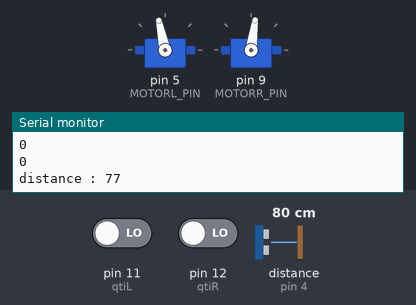
Recording of a sketch running on a simulated Arduino Uno, built with avr-gcc and run on an emulated ATmega328P. On the bench: 2 × servo, the last lines printed to the serial monitor. Wiring (inferred from the names in the program): ultrasonic range finder: trigger pin 3; echo pin 4. The inputs (shaded band) are chosen by the test bench; at power-on: distance to the obstacle (sensor on pin 4) 80 cm, pin 11 (qtiL) LOW, pin 12 (qtiR) LOW. The echo pulse lasts 58.3 µs per cm.

Above: at 1.2 s.
1.3 s: distance to the obstacle (sensor on pin 4) set to 10 cm
4.3 s: distance to the obstacle (sensor on pin 4) set to 7 cm
At 5.4 s:
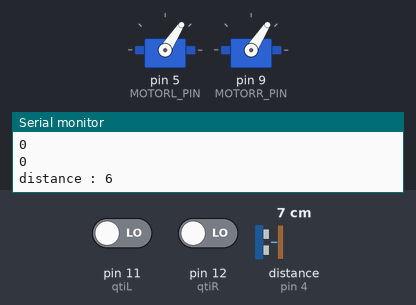
5.8 s: distance to the obstacle (sensor on pin 4) set to 3 cm
At 7.2 s:
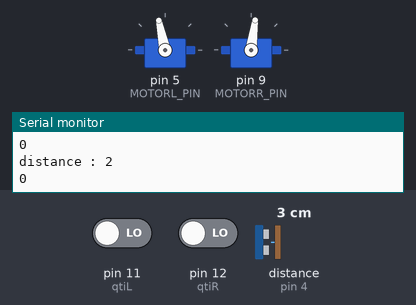
7.5 s: pin 11 (qtiL) driven HIGH
At 8.7 s:
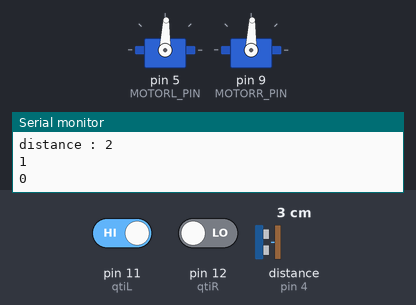
9.0 s: pin 12 (qtiR) driven HIGH
At 9.9 s:
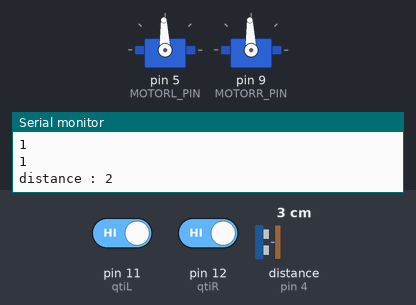
Timing chart, 0 to 11.5 s (numbered marks = the images above; inputs shaded):
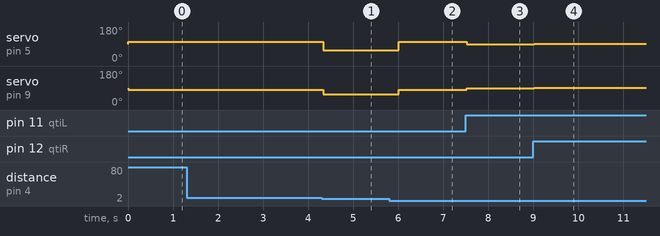

Measured:
- the behaviour switches between 9 and 8 cm on distance to the obstacle (sensor on pin 4) (found by bisection; images 0 and 1)
- the behaviour switches between 5 and 4 cm on distance to the obstacle (sensor on pin 4) (found by bisection; images 1 and 2)
- after the input at 4.3 s, servo on pin 5 (MOTORL_PIN): 102° → 57° at once; servo on pin 9 (MOTORR_PIN): 82° → 57° at once
- after the input at 5.8 s, servo on pin 5 (MOTORL_PIN): 57° → 102° after 0.21 s; servo on pin 9 (MOTORR_PIN): 57° → 82° after 0.21 s
- after the input at 7.5 s, servo on pin 5 (MOTORL_PIN): 102° → 88° at once; servo on pin 9 (MOTORR_PIN): 82° → 88° at once
- after the input at 9.0 s, servo on pin 5 (MOTORL_PIN), servo on pin 9 (MOTORR_PIN): 88° → 92° at once

The sketch:

QTI.ino
```cpp
/*
 Name:		QTI.ino
 Created:	5/28/2020 11:17:59 AM
 Author:	tomor
*/

// the setup function runs once when you press reset or power the board
#include <Servo.h>

int qtiL = 11;
int qtiR = 12;

int MOTORL_PIN = 5;
int MOTORR_PIN = 9;

int TRIG_PIN = 3;
int ECHO_PIN = 4;

Servo LServo;
Servo RServo;

void setup() {
    Serial.begin(9600);
    pinMode(qtiL, INPUT);
    pinMode(qtiR, INPUT);

    pinMode(TRIG_PIN, OUTPUT);
    pinMode(ECHO_PIN, INPUT);

    LServo.attach(MOTORL_PIN);
    RServo.attach(MOTORR_PIN);
}

int SonarDistance() {
    int sonarPwn;

    digitalWrite(TRIG_PIN, LOW);
    delayMicroseconds(2);

    digitalWrite(TRIG_PIN, HIGH);
    delayMicroseconds(10);
    digitalWrite(TRIG_PIN, LOW);

    sonarPwn = pulseIn(ECHO_PIN, 1, 18500L);
    return sonarPwn / 60;
}

void TurnLeft(int standard, int speed) {
    LServo.write(standard - speed); // +front -back
    RServo.write(standard - speed); // -front +back
}

void TurnRight(int standard, int speed) {
    LServo.write(standard + speed); // +front -back
    RServo.write(standard + speed); // -front +back
}

void goForward(int standard, int speed) {
    LServo.write(standard + speed); // +front -back
    RServo.write(standard - speed); // -front +back
}

// the loop function runs over and over again until power down or reset
void loop() {
    int LeftQti = digitalRead(qtiL);    // black 1 else 0
    int RightQti = digitalRead(qtiR);

    int distance = SonarDistance();

    Serial.println(LeftQti);
    Serial.println(RightQti);

    int standard = 92;

    Serial.print("distance : ");
    Serial.println(distance);

    if (distance > 3 && distance < 8) {
        TurnLeft(standard, 35);
        delay(840);
    }
    else if (LeftQti && RightQti) {
        goForward(standard, 0);
    }
    else if (LeftQti) {
        TurnLeft(standard, 4);
        delay(3);
    }
    else if (RightQti) {
        TurnRight(standard, 3);
        delay(3);
    }
    else
    {
        goForward(standard, 10);
    }
}
```
